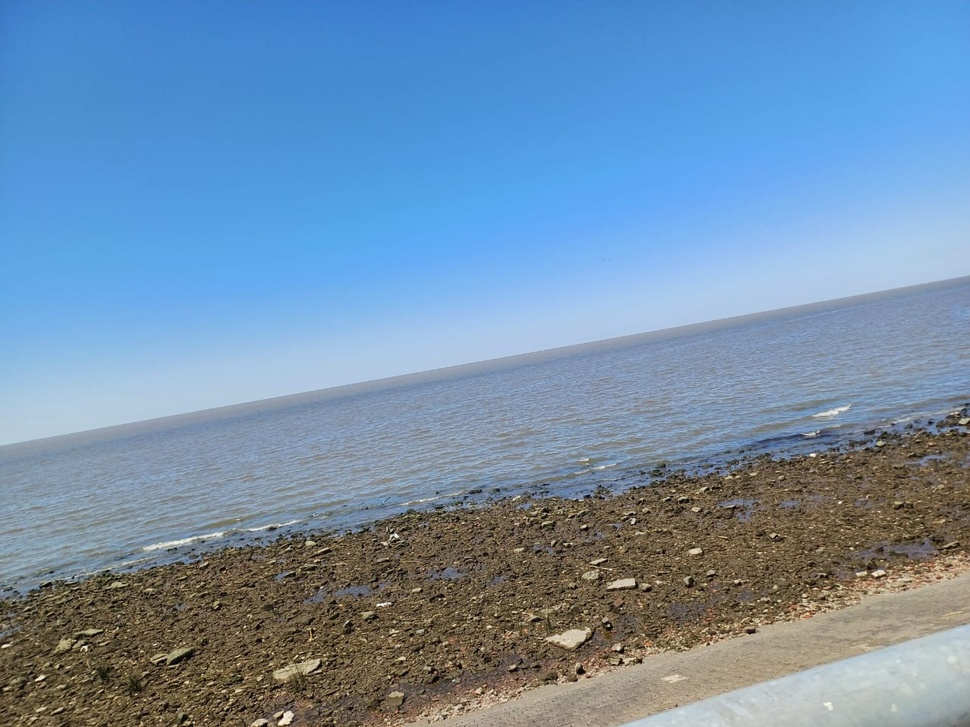
%> input picture Photo alignment/Imagenes/fotomia.jpg, 970 x 727 px, shrunk from 1280 x 960 before the run
$ octave alineacion_fotos.m   (GNU Octave 9; MATLAB toolbox functions it lacks are replaced by stand-ins)
%> lines starting %> are read from the running program, lines starting %| are printed output that depends on the picture; in (x1, y1, x2, y2) boxes, pixels count from 0 and x2, y2 are one past the last pixel; in counts of white or black regions, pixels touching at a corner belong together; the program's own positions count from 1
pkg load image;

img = imread('Imagenes/fotomia.jpg');
%> img is the input picture: size 727x970x3 uint8; mean R, G, B 114.1, 144.1, 172.6
% [4 lines of commented-out code are left out]

gray_img = rgb2gray(img);
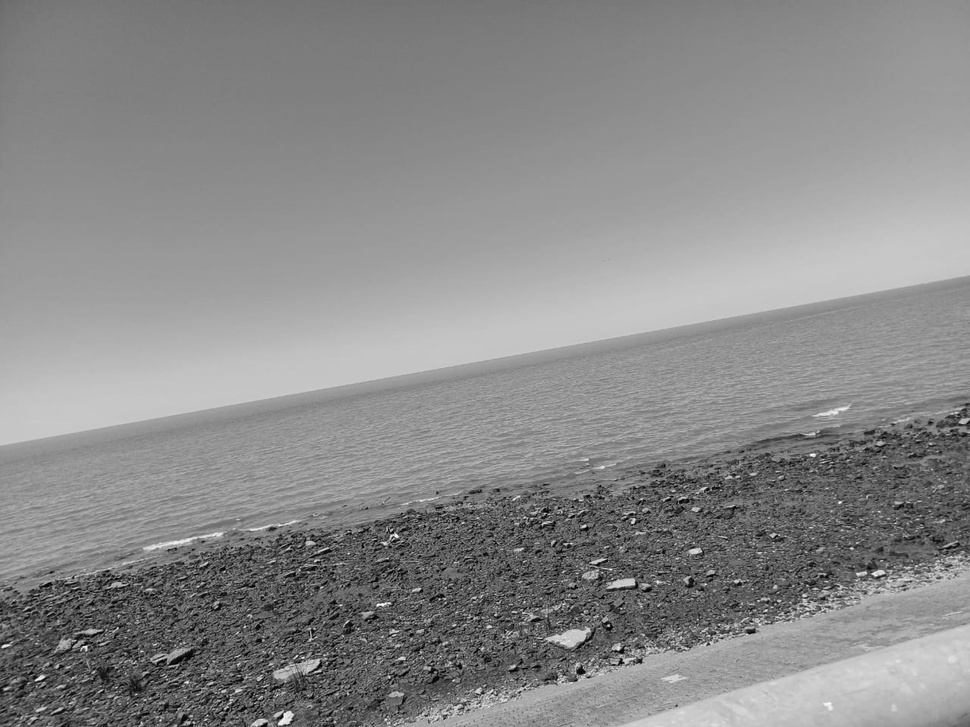
%> gray_img: size 727x970 uint8; min 0, max 254, mean 138.4

kernel_size = 5; % Tamaño del filtro
sigma = 2; % Desviación estándar
gaussian_filter = fspecial('gaussian', kernel_size, sigma);
img_filtered = imfilter(gray_img, gaussian_filter, 'symmetric');

% Detecto los bordes
edges = edge(img_filtered, 'canny');
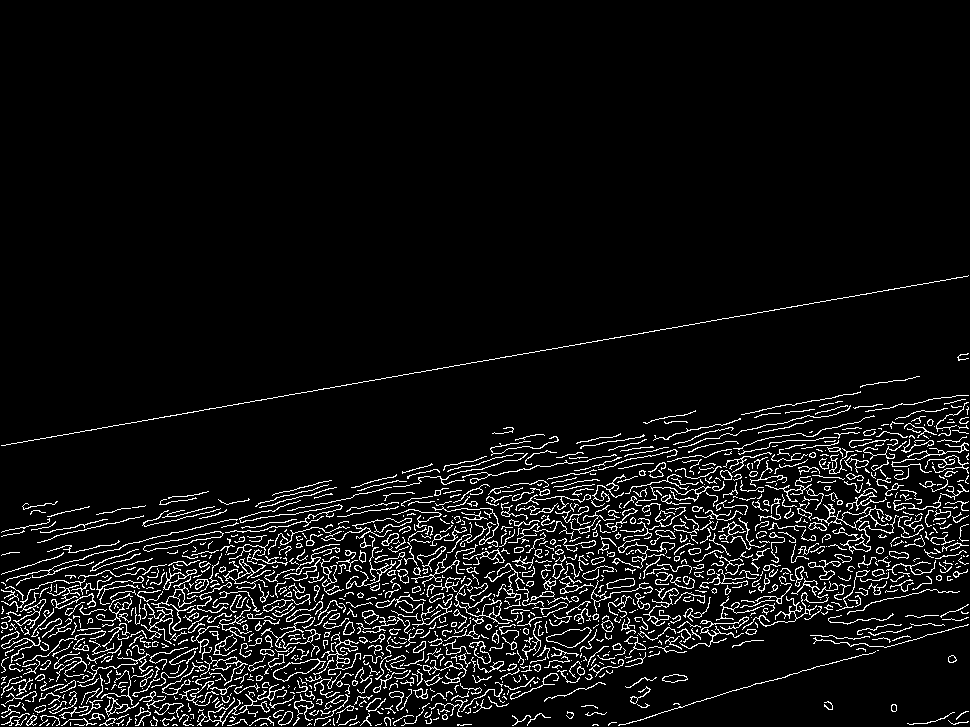
%> edges: size 727x970 logical; 6.6% white in thin lines or dots, all inside (x1, y1, x2, y2) = (1, 275, 969, 726)

% Utilizo la transformada de Hough
[H, theta, rho] = hough(edges);
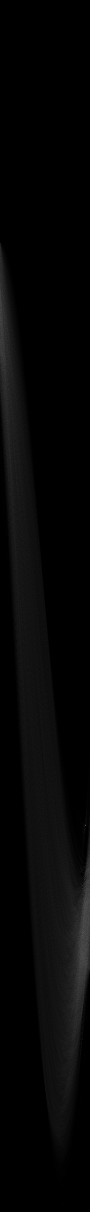
%> H: size 2423x180 double (shown at 1/2 size); min 0, max 767, mean 19.2; drawn with min black and max white
%> theta = 180 values from -90 to 89; rho = 2423 values from -1211 to 1211

% Encontrar los picos de la Transformada de Hough
peaks = houghpeaks(H, 5, 'threshold', ceil(0.3 * max(H(:))));
%> peaks = [1651 171; 1872 165; 1846 169; 1813 169; 1812 175]

% Obtengo las líneas correspondientes a los picos
lines = houghlines(edges, theta, rho, peaks);
%> lines = 21 lines; longest, point1 to point2 (x, y): (969, 276) to (6, 446), (615, 512) to (8, 686), (590, 542) to (148, 589), (696, 501) to (460, 552), (614, 485) to (443, 521), (305, 551) to (137, 587)

% Selecciono la línea más larga
max_len = 0;
for k = 1:length(lines)
    len = norm(lines(k).point1 - lines(k).point2);
    if len > max_len
        max_len = len;
        longest_line = lines(k);
    end
end
%> this loop made 21 passes
%> (len, max_len, longest_line) on pass 1: (977.9, 977.9, 1 line; point1 to point2 (x, y): (969, 276) to (6, 446))
%> len on passes 2 to 7: 142.7, 60.17, 42.72, 631.4, 77.88, 152.4

% Guardo las coordenadas
p1 = longest_line.point1;
%> p1 = [969 276]
p2 = longest_line.point2;
%> p2 = [6 446]

% Calculo el ángulo de inclinación de la línea respecto al eje X
angle = atan2d(p2(2) - p1(2), p2(1) - p1(1));
%> angle = 170

 % Roto la imagen respecto al ángulo
rotated_img = imrotate(img, angle, 'bilinear', 'crop');
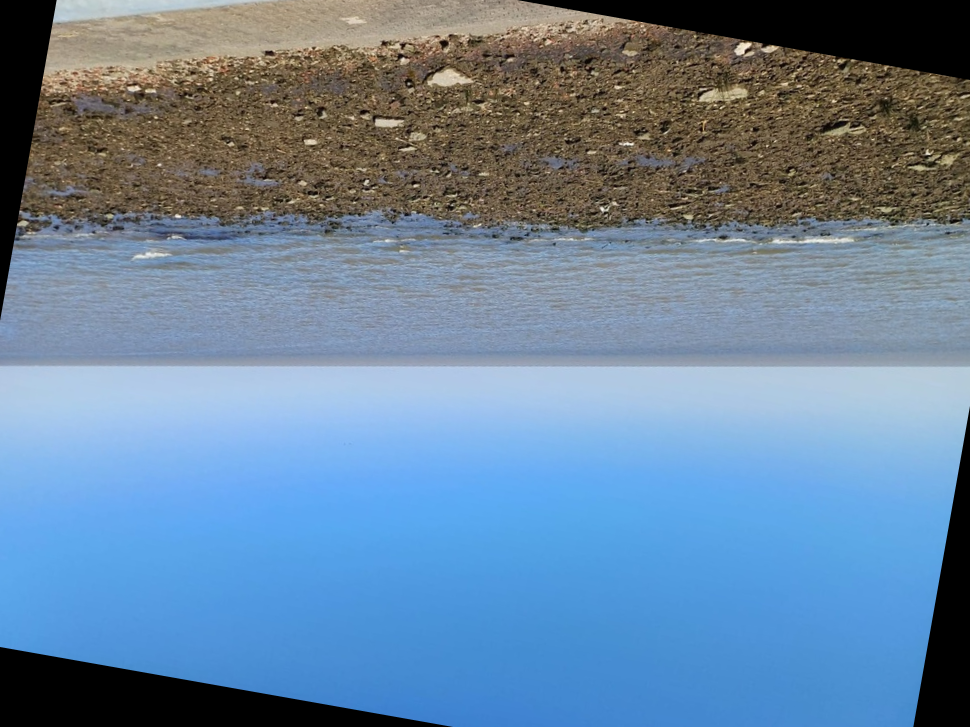
%> rotated_img: size 727x970x3 uint8; mean R, G, B 104.9, 132.3, 158.3

if angle > 90 || angle < -90
  rotated_img = imrotate(rotated_img, 180, 'bilinear', 'crop');
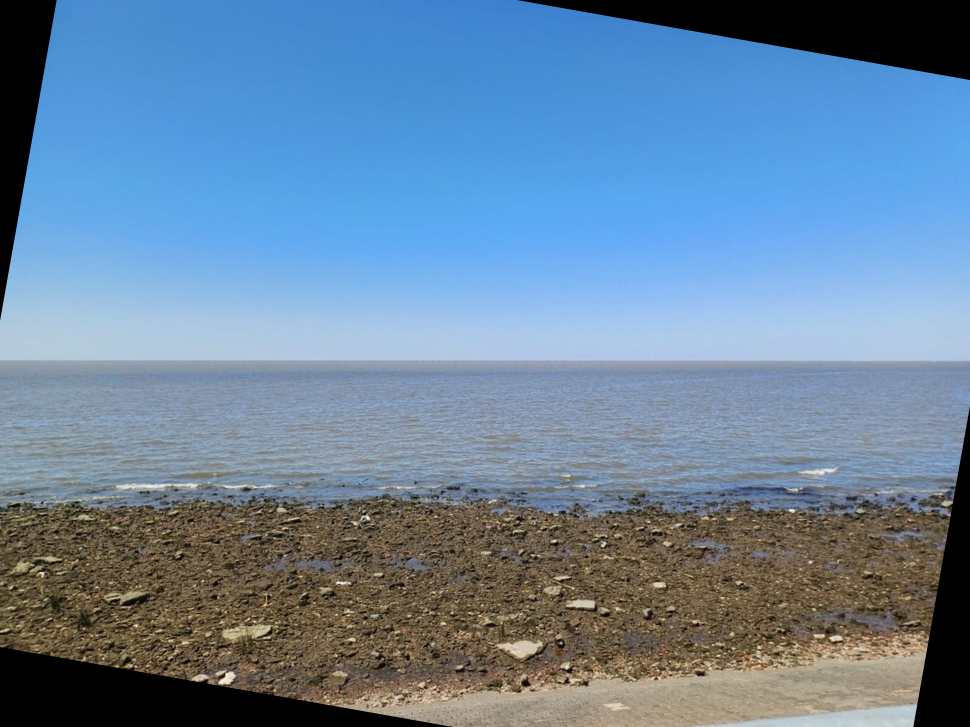
%> rotated_img: size 727x970x3 uint8; mean R, G, B 104.9, 132.3, 158.3; mean of the top-left, top-right, bottom-left and bottom-right quarters 156.3, 152.2, 101.3, 117.6
end

% Muestro la imagen original con la linea y la imagen rotada
figure;
subplot(1, 2, 1);
imshow(img);
title('Imagen original con la línea marcada');
hold on;
line([p1(1), p2(1)], [p1(2), p2(2)], 'Color', 'red', 'LineWidth', 2);
hold off;

subplot(1, 2, 2);
imshow(rotated_img);
title('Imagen rotada respecto a la línea');
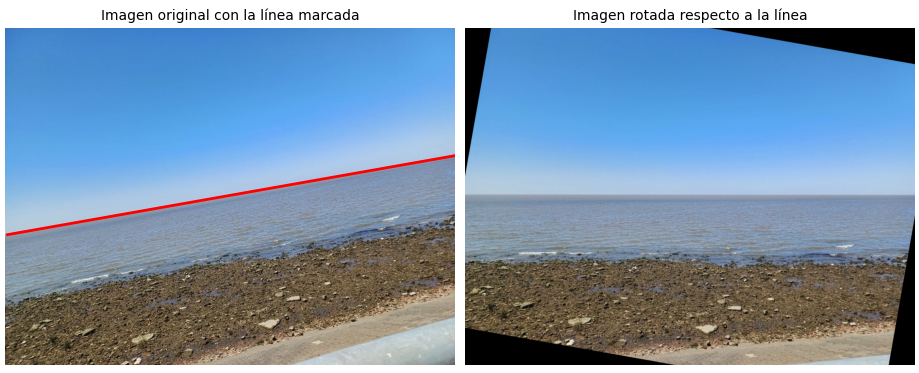
%> figure redrawn from the program's plot data, 2 panels

$ run again, with Photo alignment/Imagenes/fotomia2.jpg copied over Photo alignment/Imagenes/fotomia.jpg
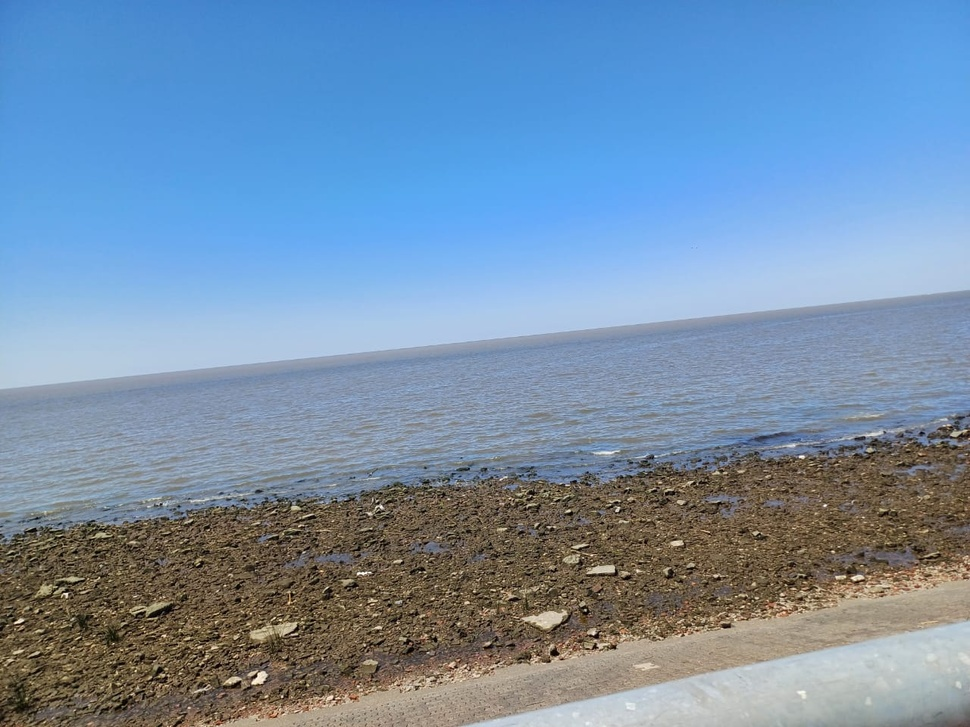
%> input picture Photo alignment/Imagenes/fotomia2.jpg, 970 x 727 px, shrunk from 1280 x 960 before the run
%> img is the input picture: size 727x970x3 uint8; mean R, G, B 117.1, 143.7, 170.8
%> `edges = edge(img_filtered, 'canny');`:
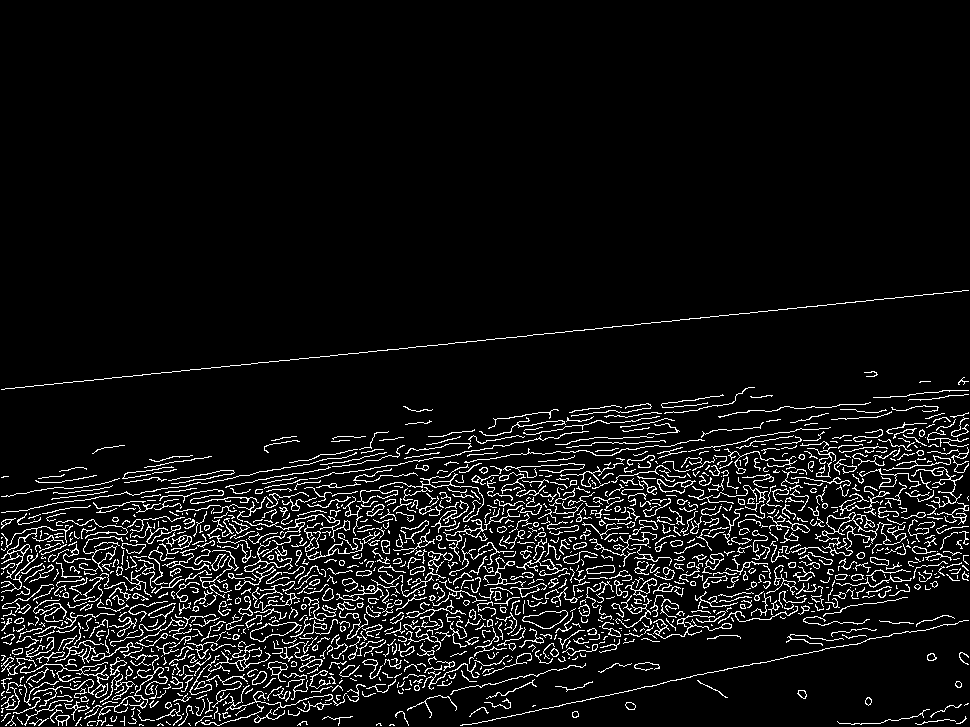
%> edges: size 727x970 logical; 7.1% white in thin lines or dots, all inside (x1, y1, x2, y2) = (1, 290, 969, 726)
%> theta = 180 values from -90 to 89; rho = 2423 values from -1211 to 1211
%> peaks = [1601 175; 2018 169; 1771 175; 1896 163; 1867 164]
%> lines = 15 lines; longest, point1 to point2 (x, y): (821, 435) to (240, 613), (963, 291) to (427, 347), (908, 425) to (587, 530), (462, 570) to (194, 658), (691, 678) to (472, 725), (907, 632) to (714, 673)
%> the loop `for k = 1:length(lines)` made 15 passes
%> (len, max_len, longest_line) on passes 1, 14: (538.9, 538.9, 1 line; point1 to point2 (x, y): (963, 291) to (427, 347)), (607.7, 607.7, 1 line; point1 to point2 (x, y): (821, 435) to (240, 613))
%> p1 = [821 435]
%> p2 = [240 613]
%> angle = 163
%> `title('Imagen rotada respecto a la línea');`:
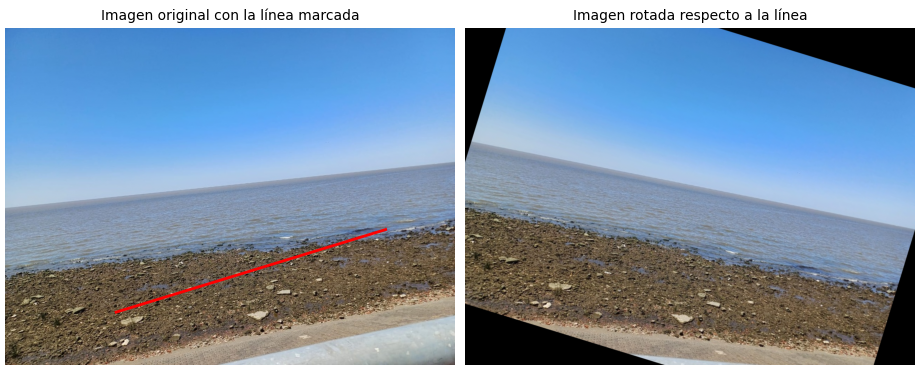
%> figure redrawn from the program's plot data, 2 panels

$ run again, with Photo alignment/Imagenes/fotointernet3.jpg copied over Photo alignment/Imagenes/fotomia.jpg
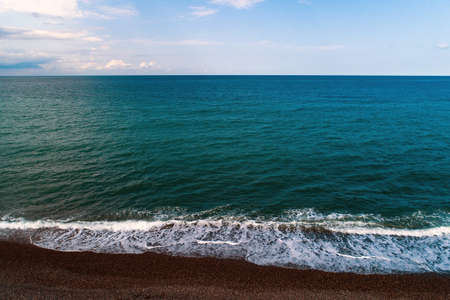
%> input picture Photo alignment/Imagenes/fotointernet3.jpg, 450 x 300 px
%> img is the input picture: size 300x450x3 uint8; mean R, G, B 86.6, 115.6, 126.5
%> `edges = edge(img_filtered, 'canny');`:
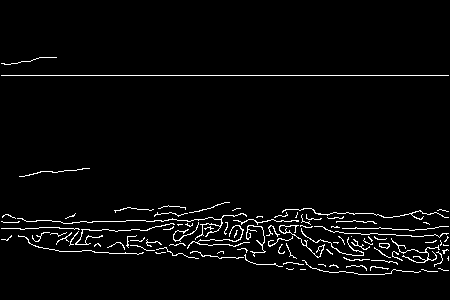
%> edges: size 300x450 logical; 3.2% white in thin lines or dots, all inside (x1, y1, x2, y2) = (1, 57, 449, 275)
%> theta = 180 values from -90 to 89; rho = 1081 values from -540 to 540
%> peaks = [466 1; 320 1]
%> lines = 3 lines; point1 to point2 (x, y): (2, 76) to (449, 76), (2, 222) to (126, 222), (222, 222) to (310, 222)
%> the loop `for k = 1:length(lines)` made 3 passes
%> (len, max_len, longest_line) on pass 1: (447, 447, 1 line; point1 to point2 (x, y): (2, 76) to (449, 76))
%> p1 = [2 76]
%> p2 = [449 76]
%> angle = 0
%> `title('Imagen rotada respecto a la línea');`:
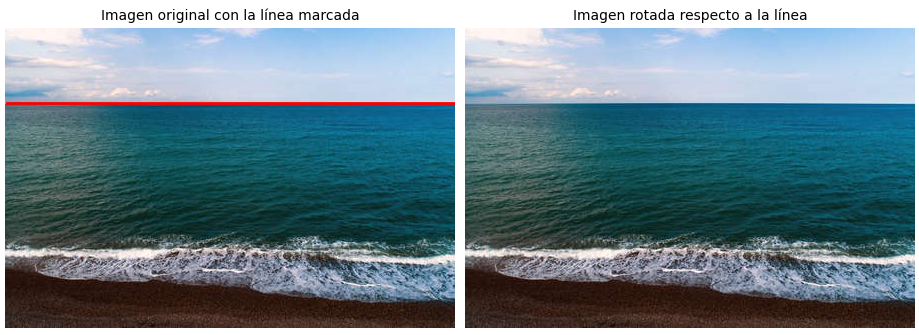
%> figure redrawn from the program's plot data, 2 panels

$ run again, with Photo alignment/Imagenes/fotointernet2.jpeg copied over Photo alignment/Imagenes/fotomia.jpg
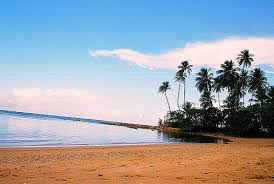
%> input picture Photo alignment/Imagenes/fotointernet2.jpeg, 274 x 184 px
%> img is the input picture: size 184x274x3 uint8; mean R, G, B 157.3, 163.1, 170.4
%> `edges = edge(img_filtered, 'canny');`:
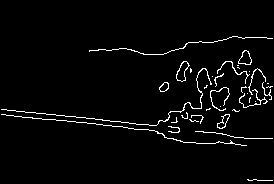
%> edges: size 184x274 logical; 3.1% white in thin lines or dots, all inside (x1, y1, x2, y2) = (1, 36, 273, 181)
%> theta = 180 values from -90 to 89; rho = 659 values from -329 to 329
%> peaks = [222 7; 224 10; 214 6; 477 171; 389 176]
%> lines = 3 lines; point1 to point2 (x, y): (2, 110) to (179, 128), (104, 126) to (179, 133), (110, 126) to (163, 134)
%> the loop `for k = 1:length(lines)` made 3 passes
%> (len, max_len, longest_line) on pass 1: (177.9, 177.9, 1 line; point1 to point2 (x, y): (2, 110) to (179, 128))
%> p1 = [2 110]
%> p2 = [179 128]
%> angle = 5.81
%> `title('Imagen rotada respecto a la línea');`:
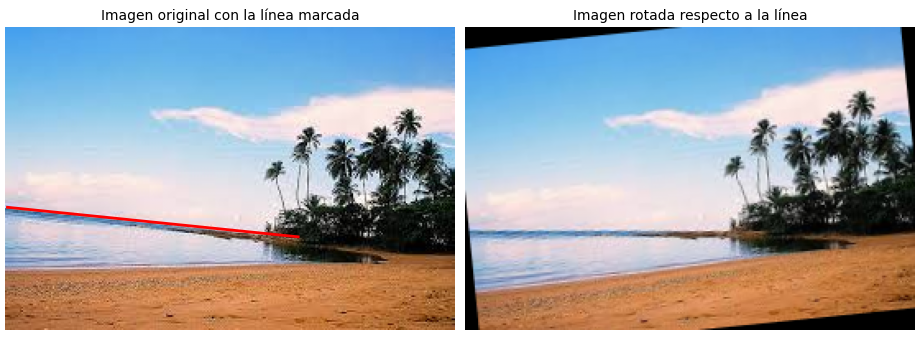
%> figure redrawn from the program's plot data, 2 panels
